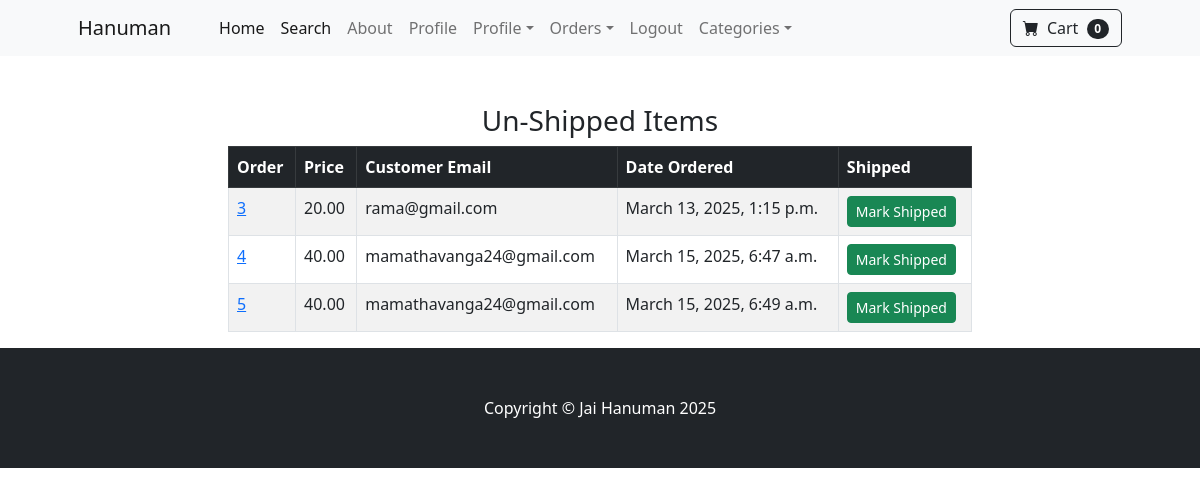
The page /payment/not_shipped_dash (signed in) on the database its author committed.
### payment/models.py (models this page shows, shortened)
class Order(models.Model):
    user = models.ForeignKey(User, on_delete=models.CASCADE, null=True, blank=True)
    full_name = models.CharField(max_length=255)
    email = models.EmailField(max_length=250)
    shipping_address = models.TextField(max_length=15000)
    amount_paid = models.DecimalField(max_digits=10, decimal_places=2)
    date_ordered = models.DateTimeField(auto_now_add=True)
    shipped = models.BooleanField(default=False)
    shipped_date = models.DateTimeField(blank=True, null=True)

### payment/views.py (the view, shortened to what this page needs)
# urls.py: path('not_shipped_dash', views.not_shipped_dash, name='not_shipped_dash'),
def not_shipped_dash(request):
    if request.user.is_authenticated and request.user.is_superuser:
        orders = Order.objects.filter(shipped=False)
        return render(request, "payment/not_shipped_dash.html", {"orders":orders})
    else:
        messages.success(request, " Access Denied & not shipped")
        return redirect('home')

### cart/cart.py (called while the page is built)
    def __len__(self):
        return len(self.cart)

### cart/context_processors.py (called while the page is built)
def cart(request):
    return {'cart': Cart(request)}

### payment/templates/payment/not_shipped_dash.html (shortened to what this page needs)
{% extends 'base.html' %}
{% block content %}
<br></br>
<div class="container">
    <div class="row">
        <center>
            <div class="col-8">
                <h3>Un-Shipped Items</h3>
                <table class="table table-striped table-hover table-bordered ">
                    <thead class="table-dark">
                      <tr>
                        <th scope="col">Order</th>
                        <th scope="col">Price</th>
                        <th scope="col">Customer Email</th>
                        <th scope="col">Date Ordered</th>
                        <th scope="col">Shipped</th>
                      </tr>
                    </thead>
                    <tbody>
                        {% for item in orders %}
                      <tr>
                        <td><a href="{% url 'orders' item.id %}">{{ item.id }}</a></td>
                        <td>{{ item.amount_paid }}</td>
                        <td>{{ item.email }}</td>
                        <td>{{ item.date_ordered }}</td>
                        <td>
                          <form method="POST">
                            <button type="submit" class="btn btn-success btn-sm">Mark Shipped</button>
                          </form>
                        </td>
                      </tr>
                      {% endfor %}
                    </tbody>
                  </table>
            </div>
        </center>
    </div>
</div>
{% endblock %}

### rows shown on the page
Order: id "3", amount_paid "20.00", email "rama@gmail.com", date_ordered "March 13, 2025, 1:15 p.m."
Order: id "4", amount_paid "40.00", email "mamathavanga24@gmail.com", date_ordered "March 15, 2025, 6:47 a.m."
Order: id "5", amount_paid "40.00", email "mamathavanga24@gmail.com", date_ordered "March 15, 2025, 6:49 a.m."

### other values the page prints
{{ cart|length }} "0"
